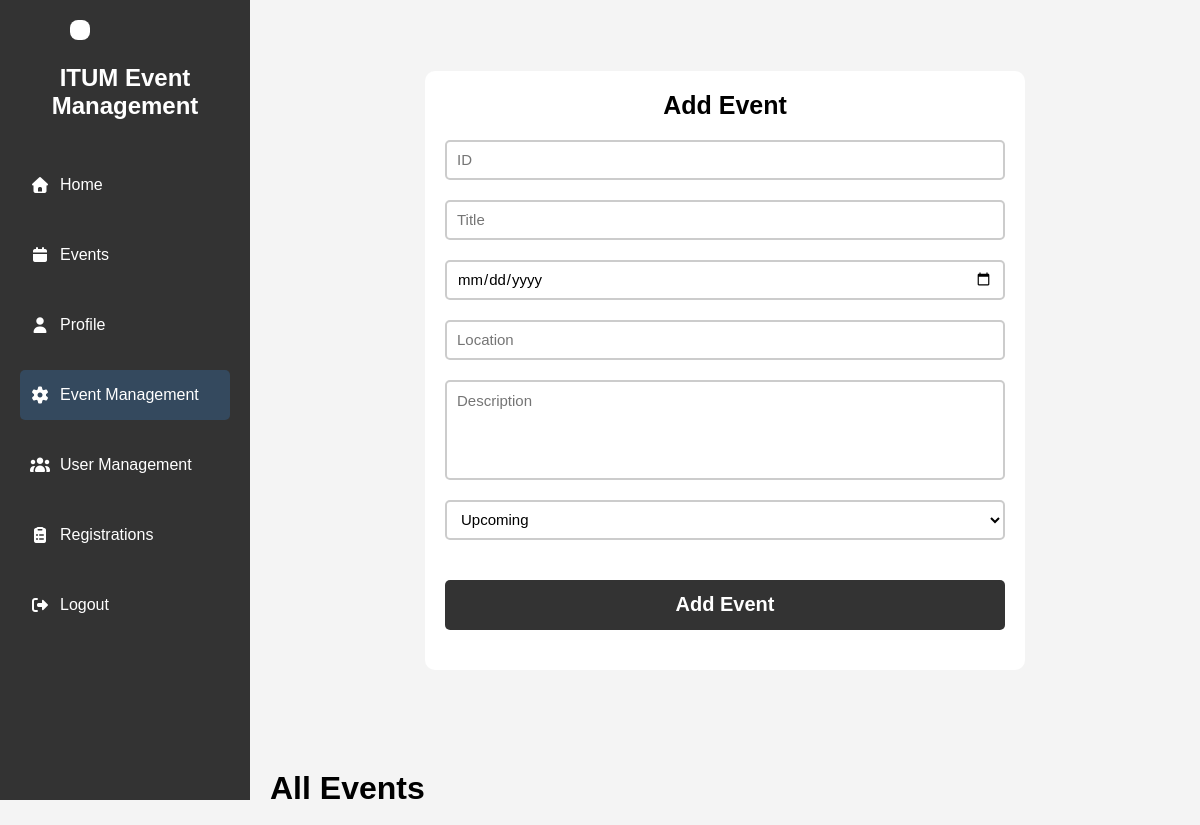
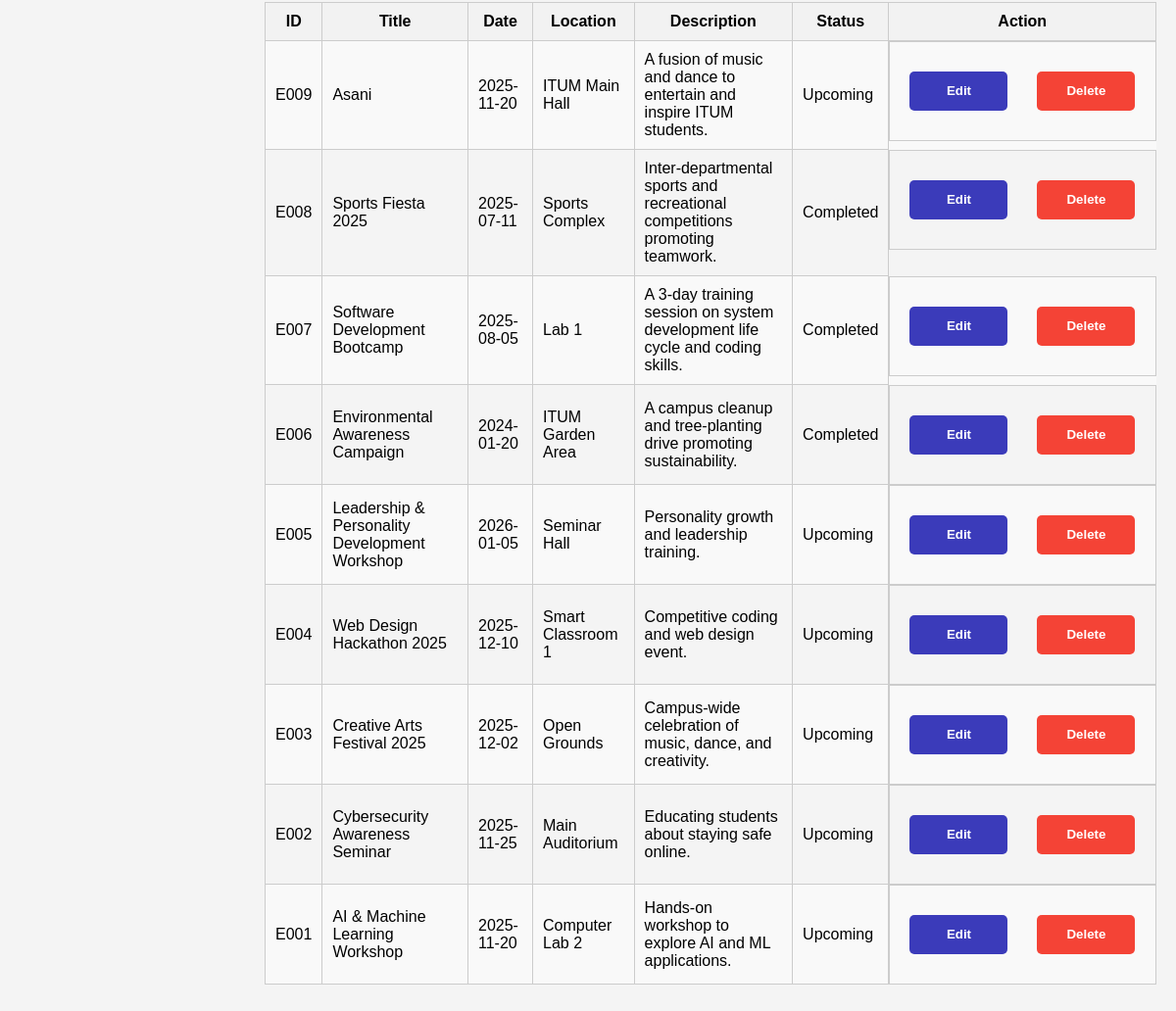
Page /api/event_management.php (signed in) on the committed database (2 pictures, top to bottom).
### tables this page shows
CREATE TABLE IF NOT EXISTS `events` (
  `id` int NOT NULL AUTO_INCREMENT,
  `event_id` varchar(10) NOT NULL,
  `title` varchar(250) NOT NULL,
  `date` date NOT NULL,
  `location` varchar(250) NOT NULL,
  `status` varchar(50) NOT NULL,
  `description` text NOT NULL,
  PRIMARY KEY (`id`),
  UNIQUE KEY `Event ID` (`event_id`)
);

### api/event_management.php (the view, shortened to what this page needs)
<?php
include 'connection.php';
$sql = "SELECT * FROM events ORDER BY event_id DESC";
$result = $conn->query($sql);
?>
<!DOCTYPE html>
<html lang="en">
<head>
   <link rel="stylesheet" href="dashboard_style.css">
   <link rel="stylesheet" href="../style.css">
   <link rel="stylesheet" href="https://cdnjs.cloudflare.com/ajax/libs/font-awesome/7.0.1/css/all.min.css">
</head>
<body>
   <div class="dashboard">
      <div class="sidebar">
         <div class="logo">
            <img src="https://lms.itum.mrt.ac.lk/pluginfile.php/1/theme_moove/logo/1717571353/site-logo.png" alt="">
         </div>
         <h2>ITUM Event Management</h2>
         <ul>
            <li><a href="dashboard.php"><i class="fa-solid fa-home"></i> Home</a></li>
            <li><a href="event.php"><i class="fa-solid fa-calendar"></i> Events</a></li>
            <li><a href="profile.php"><i class="fa-solid fa-user"></i> Profile</a></li>
            <?php if(isset($_SESSION['role']) && $_SESSION['role'] == 'admin'): ?>
               <li><a href="event_management.php" class="active"><i class="fa-solid fa-gear"></i> Event Management</a></li>
               <li><a href="user_management.php"><i class="fa-solid fa-users"></i> User Management</a></li>
               <li><a href="registrations.php"><i class="fa-solid fa-clipboard-list"></i> Registrations</a></li>
            <?php endif; ?>
            <li><a href="logout.php"><i class="fa-solid fa-right-from-bracket"></i> Logout</a></li>
         </ul>
      </div>
      <div class="main-content">
         <div class="wrapper" style="background: none; margin-top: -50px;" >
            <form method="POST" style="box-shadow: none; background:#fff; width: 600px; padding:20px; border-radius:10px;">
               <h1>Add Event</h1>
               <div class="input-box">
                  <input type="text" placeholder="ID" name="event_id" required>
               </div>
               <div class="input-box">
                  <input type="text" placeholder="Title" name="event_name" required>
               </div>
               <div class="input-box">
                  <input type="date" placeholder="Date" name="event_date" required>
               </div>
               <div class="input-box">
                  <input type="text" placeholder="Location" name="event_location" required>
               </div>
               <div class="input-box textarea-box">
                  <textarea name="description" placeholder="Description"></textarea>
               </div>
               <div class="input-box">
                  <select name="status" id="">
                     <option value="Upcoming">Upcoming</option>
                  </select>
               </div>
               <button type="submit" class="btn" name="add_event">Add Event</button>
            </form>
         </div>
         <div class="table" style="margin-top: 100px;">
            <h1>All Events</h1>
            <?php if($result->num_rows > 0): ?>
               <table>
                  <tr>
                     <th>ID</th>
                     <th>Title</th>
                     <th>Date</th>
                     <th>Location</th>
                     <th>Description</th>
                     <th>Status</th>
                     <th>Action</th>
                  </tr>
                  <?php while($row = $result->fetch_assoc()): ?>
                     <tr>
                        <td><?php echo htmlspecialchars($row['event_id']); ?></td>
                        <td><?php echo htmlspecialchars($row['title']); ?></td>
                        <td><?php echo htmlspecialchars($row['date']); ?></td>
                        <td><?php echo htmlspecialchars($row['location']); ?></td>
                        <td><?php echo htmlspecialchars($row['description']); ?></td>
                        <td><?php echo htmlspecialchars($row['status']); ?></td>
                        <td class="action-buttons">
                           <form method="POST" style="display:inline-block;">
                              <button type="button" class="action-btn edit-btn" onclick="openEditForm('<?php echo $row['event_id']; ?>','<?php echo htmlspecialchars($row['title']); ?>','<?php echo $row['date']; ?>','<?php echo htmlspecialchars($row['location']); ?>','<?php echo htmlspecialchars($row['description']); ?>','<?php echo htmlspecialchars($row['status']); ?>')">Edit</button>
                           </form>
                           <a href="event_management.php?delete_id=<?php echo $row['event_id']; ?>" onclick="return confirm('Are you sure you want to delete this event?');">
                              <button type="button" class="action-btn delete-btn">Delete</button>
                           </a>
                        </td>
                     </tr>
                  <?php endwhile; ?>
               </table>
            <?php else: ?>
               <p>No events found.</p>
            <?php endif; ?>
         </div>
      </div>
   </div>
</body>
</html>

### api/dashboard_style.css (style rules this page uses)
* { margin: 0; padding: 0; box-sizing: border-box; font-family: Arial, sans-serif; }
body { background-color: #f4f4f4; }
.dashboard { display: flex; }
.sidebar { width: 250px; background-color: #333; color: white; height: 100vh; position: fixed; padding-top: 20px; }
.sidebar .logo { text-align: center; margin-bottom: 20px; }
.sidebar .logo img { width: 200px; height: auto; background: #fff; padding: 10px; border-radius: 8px; }
.sidebar h2 { text-align: center; margin-bottom: 30px; }
.sidebar ul { list-style: none; }
.sidebar ul li { padding: 10px 20px; }
.sidebar ul li a { color: white; text-decoration: none; height: 50px; display: flex; align-items: center; padding: 10px; }
.sidebar ul li a i { margin-right: 10px; }
.sidebar ul li a:hover, .sidebar ul li a.active { background-color: #34495e; border-radius: 5px; }
.main-content { margin-left: 250px; padding: 20px; width: calc(100% - 250px); padding-bottom: 40px; }
table { width: 100%; border-collapse: collapse; margin-top: 20px; }
th, td { border: 1px solid #ccc; padding: 10px; text-align: left; }
th { background-color: #f2f2f2; text-align: center; }
tr:nth-child(even) { background-color: #f9f9f9; }
.wrapper { margin-bottom: -100px; margin-top: -100px; }
.table .action-buttons { display: flex; gap: 10px; }
.table .action-buttons .action-btn { background: #333; width: 100px; height: 40px; padding-top: 12px; border: none; border-radius: 5px; cursor: pointer; color: white; }
.table .action-buttons .action-btn.edit-btn { background-color: rgb(59, 59, 186); }
.table .action-buttons .action-btn.delete-btn { background-color: #f44336; }

### style.css (style rules this page uses)
* { margin: 0; padding: 0; box-sizing: border-box; font-family: sans-serif; }
.logo { width: 160px; cursor: pointer; border-radius: 10px; }
button { width: 200px; padding: 15px 0; text-align: center; margin: 20px 10px; border-radius: 25px; font-weight: bold; border: 2px solid #009688; background: transparent; color: #fff; cursor: pointer; position: relative; overflow: hidden; }
.wrapper { display: flex; justify-content: center; align-items: center; height: 100vh; background: #ccc; }
.wrapper form { background: #fff; padding: 50px; border-radius: 20px; width: 500px; box-shadow: 0 5px 10px rgba(0,0,0,0.5); position: relative; }
.wrapper form h1 { font-size: 25px; margin-bottom: 20px; text-align: center; }
.wrapper form .input-box { width: 100%; height: 40px; margin-bottom: 20px; border: 2px solid #ccc; border-radius: 5px; position: relative; }
.wrapper form .input-box input, .wrapper form .input-box textarea, .wrapper form .input-box select { width: 100%; height: 100%; border: none; outline: none; background: none; padding: 0 10px; font-size: 15px; }
.wrapper form .input-box textarea { resize: none; }
.wrapper form .textarea-box { height: 100px; padding-top: 10px; }
.wrapper form button { width: 100%; margin: 0; margin-top: 20px; margin-bottom: 20px; background: #333; border: none; font-size: 20px; padding: 0; height: 50px; border-radius: 5px; }

### rows in the picture
events: event "E009", title "Asani", date "2025-11-20", location "ITUM Main Hall", description "A fusion of music and dance to entertain and inspire ITUM students.", status "Upcoming"
events: event "E008", title "Sports Fiesta 2025", date "2025-07-11", location "Sports Complex", description "Inter-departmental sports and recreational competitions promoting teamwork.", status "Completed"
events: event "E007", title "Software Development Bootcamp", date "2025-08-05", location "Lab 1", description "A 3-day training session on system development life cycle and coding skills.", status "Completed"
events: event "E006", title "Environmental Awareness Campaign", date "2024-01-20", location "ITUM Garden Area", description "A campus cleanup and tree-planting drive promoting sustainability.", status "Completed"
events: event "E005", title "Leadership & Personality Development Workshop", date "2026-01-05", location "Seminar Hall", description "Personality growth and leadership training.", status "Upcoming"
events: event "E004", title "Web Design Hackathon 2025", date "2025-12-10", location "Smart Classroom 1", description "Competitive coding and web design event.", status "Upcoming"
events: event "E003", title "Creative Arts Festival 2025", date "2025-12-02", location "Open Grounds", description "Campus-wide celebration of music, dance, and creativity.", status "Upcoming"
events: event "E002", title "Cybersecurity Awareness Seminar", date "2025-11-25", location "Main Auditorium", description "Educating students about staying safe online.", status "Upcoming"
events: event "E001", title "AI & Machine Learning Workshop", date "2025-11-20", location "Computer Lab 2", description "Hands-on workshop to explore AI and ML applications.", status "Upcoming"
